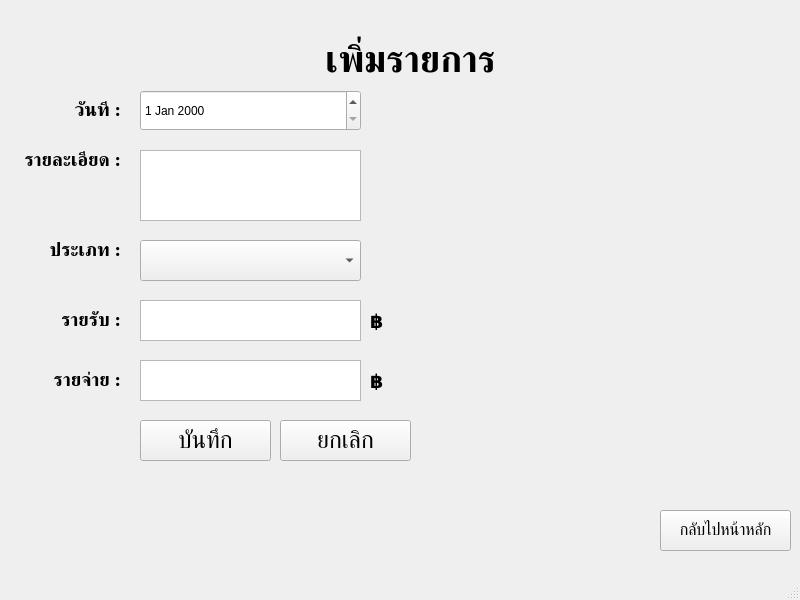
<?xml version="1.0" encoding="UTF-8"?>
<ui version="4.0">
 <class>MainWindow</class>
 <widget class="QMainWindow" name="MainWindow">
  <property name="geometry">
   <rect>
    <x>0</x>
    <y>0</y>
    <width>800</width>
    <height>600</height>
   </rect>
  </property>
  <property name="windowTitle">
   <string>MainWindow</string>
  </property>
  <widget class="QWidget" name="centralwidget">
   <widget class="QLabel" name="label">
    <property name="geometry">
     <rect>
      <x>160</x>
      <y>20</y>
      <width>501</width>
      <height>81</height>
     </rect>
    </property>
    <property name="font">
     <font>
      <family>Sukhumvit Set</family>
      <pointsize>28</pointsize>
      <weight>75</weight>
      <bold>true</bold>
     </font>
    </property>
    <property name="text">
     <string>เพิ่มรายการ</string>
    </property>
    <property name="alignment">
     <set>Qt::AlignCenter</set>
    </property>
   </widget>
   <widget class="QLabel" name="label_2">
    <property name="geometry">
     <rect>
      <x>20</x>
      <y>100</y>
      <width>101</width>
      <height>20</height>
     </rect>
    </property>
    <property name="font">
     <font>
      <family>Sukhumvit Set</family>
      <pointsize>14</pointsize>
      <weight>75</weight>
      <bold>true</bold>
     </font>
    </property>
    <property name="text">
     <string>วันที่ :</string>
    </property>
    <property name="alignment">
     <set>Qt::AlignRight|Qt::AlignTrailing|Qt::AlignVCenter</set>
    </property>
   </widget>
   <widget class="QDateEdit" name="date_field">
    <property name="geometry">
     <rect>
      <x>140</x>
      <y>90</y>
      <width>221</width>
      <height>41</height>
     </rect>
    </property>
   </widget>
   <widget class="QLabel" name="label_3">
    <property name="geometry">
     <rect>
      <x>20</x>
      <y>150</y>
      <width>101</width>
      <height>20</height>
     </rect>
    </property>
    <property name="font">
     <font>
      <family>Sukhumvit Set</family>
      <pointsize>14</pointsize>
      <weight>75</weight>
      <bold>true</bold>
     </font>
    </property>
    <property name="text">
     <string>รายละเอียด :</string>
    </property>
    <property name="alignment">
     <set>Qt::AlignRight|Qt::AlignTrailing|Qt::AlignVCenter</set>
    </property>
   </widget>
   <widget class="QPlainTextEdit" name="desc_field">
    <property name="geometry">
     <rect>
      <x>140</x>
      <y>150</y>
      <width>221</width>
      <height>71</height>
     </rect>
    </property>
   </widget>
   <widget class="QLabel" name="label_4">
    <property name="geometry">
     <rect>
      <x>20</x>
      <y>240</y>
      <width>101</width>
      <height>20</height>
     </rect>
    </property>
    <property name="font">
     <font>
      <family>Sukhumvit Set</family>
      <pointsize>14</pointsize>
      <weight>75</weight>
      <bold>true</bold>
     </font>
    </property>
    <property name="text">
     <string>ประเภท :</string>
    </property>
    <property name="alignment">
     <set>Qt::AlignRight|Qt::AlignTrailing|Qt::AlignVCenter</set>
    </property>
   </widget>
   <widget class="QLabel" name="label_5">
    <property name="geometry">
     <rect>
      <x>20</x>
      <y>310</y>
      <width>101</width>
      <height>20</height>
     </rect>
    </property>
    <property name="font">
     <font>
      <family>Sukhumvit Set</family>
      <pointsize>14</pointsize>
      <weight>75</weight>
      <bold>true</bold>
     </font>
    </property>
    <property name="text">
     <string>รายรับ :</string>
    </property>
    <property name="alignment">
     <set>Qt::AlignRight|Qt::AlignTrailing|Qt::AlignVCenter</set>
    </property>
   </widget>
   <widget class="QTextEdit" name="income_field">
    <property name="geometry">
     <rect>
      <x>140</x>
      <y>300</y>
      <width>221</width>
      <height>41</height>
     </rect>
    </property>
   </widget>
   <widget class="QLabel" name="label_6">
    <property name="geometry">
     <rect>
      <x>20</x>
      <y>370</y>
      <width>101</width>
      <height>20</height>
     </rect>
    </property>
    <property name="font">
     <font>
      <family>Sukhumvit Set</family>
      <pointsize>14</pointsize>
      <weight>75</weight>
      <bold>true</bold>
     </font>
    </property>
    <property name="text">
     <string>รายจ่าย :</string>
    </property>
    <property name="alignment">
     <set>Qt::AlignRight|Qt::AlignTrailing|Qt::AlignVCenter</set>
    </property>
   </widget>
   <widget class="QTextEdit" name="spend_field">
    <property name="geometry">
     <rect>
      <x>140</x>
      <y>360</y>
      <width>221</width>
      <height>41</height>
     </rect>
    </property>
   </widget>
   <widget class="QLabel" name="label_7">
    <property name="geometry">
     <rect>
      <x>370</x>
      <y>310</y>
      <width>21</width>
      <height>20</height>
     </rect>
    </property>
    <property name="font">
     <font>
      <family>Sukhumvit Set</family>
      <pointsize>14</pointsize>
      <weight>75</weight>
      <bold>true</bold>
     </font>
    </property>
    <property name="text">
     <string>฿</string>
    </property>
    <property name="alignment">
     <set>Qt::AlignLeading|Qt::AlignLeft|Qt::AlignVCenter</set>
    </property>
   </widget>
   <widget class="QLabel" name="label_8">
    <property name="geometry">
     <rect>
      <x>370</x>
      <y>370</y>
      <width>21</width>
      <height>20</height>
     </rect>
    </property>
    <property name="font">
     <font>
      <family>Sukhumvit Set</family>
      <pointsize>14</pointsize>
      <weight>75</weight>
      <bold>true</bold>
     </font>
    </property>
    <property name="text">
     <string>฿</string>
    </property>
    <property name="alignment">
     <set>Qt::AlignLeading|Qt::AlignLeft|Qt::AlignVCenter</set>
    </property>
   </widget>
   <widget class="QPushButton" name="add_btn">
    <property name="geometry">
     <rect>
      <x>140</x>
      <y>420</y>
      <width>131</width>
      <height>41</height>
     </rect>
    </property>
    <property name="font">
     <font>
      <family>Sukhumvit Set</family>
      <pointsize>18</pointsize>
      <weight>50</weight>
      <bold>false</bold>
     </font>
    </property>
    <property name="text">
     <string>บันทึก</string>
    </property>
   </widget>
   <widget class="QPushButton" name="reset_btn">
    <property name="geometry">
     <rect>
      <x>280</x>
      <y>420</y>
      <width>131</width>
      <height>41</height>
     </rect>
    </property>
    <property name="font">
     <font>
      <family>Sukhumvit Set</family>
      <pointsize>18</pointsize>
      <weight>50</weight>
      <bold>false</bold>
     </font>
    </property>
    <property name="text">
     <string>ยกเลิก</string>
    </property>
   </widget>
   <widget class="QPushButton" name="to_summary_btn">
    <property name="geometry">
     <rect>
      <x>660</x>
      <y>510</y>
      <width>131</width>
      <height>41</height>
     </rect>
    </property>
    <property name="font">
     <font>
      <family>Sukhumvit Set</family>
      <pointsize>12</pointsize>
      <weight>50</weight>
      <bold>false</bold>
     </font>
    </property>
    <property name="text">
     <string>กลับไปหน้าหลัก</string>
    </property>
   </widget>
   <widget class="QComboBox" name="type_field">
    <property name="geometry">
     <rect>
      <x>140</x>
      <y>240</y>
      <width>221</width>
      <height>41</height>
     </rect>
    </property>
   </widget>
  </widget>
  <widget class="QMenuBar" name="menubar">
   <property name="geometry">
    <rect>
     <x>0</x>
     <y>0</y>
     <width>800</width>
     <height>22</height>
    </rect>
   </property>
  </widget>
  <widget class="QStatusBar" name="statusbar"/>
 </widget>
 <resources/>
 <connections/>
</ui>
